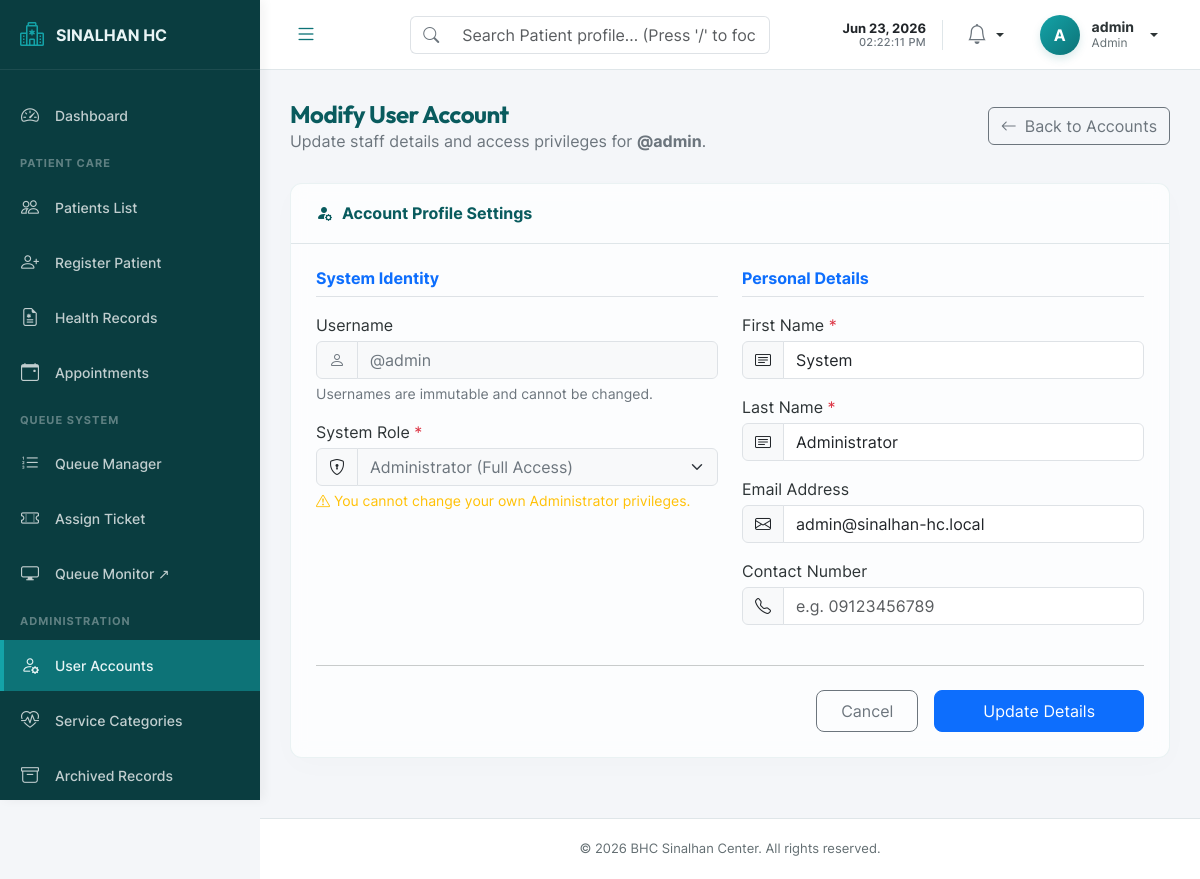
/admin/user_edit.php?id=1 (signed in), run on the app's committed database.
### tables this page shows
CREATE TABLE IF NOT EXISTS system_settings (
    setting_key VARCHAR(100) NOT NULL PRIMARY KEY,
    setting_value TEXT DEFAULT NULL,
    updated_at TIMESTAMP NOT NULL DEFAULT CURRENT_TIMESTAMP ON UPDATE CURRENT_TIMESTAMP
);

CREATE TABLE IF NOT EXISTS users (
    user_id INT AUTO_INCREMENT PRIMARY KEY,
    username VARCHAR(50) NOT NULL UNIQUE,
    password_hash VARCHAR(255) NOT NULL,
    first_name VARCHAR(100) NOT NULL,
    last_name VARCHAR(100) NOT NULL,
    email VARCHAR(150) DEFAULT NULL,
    contact_number VARCHAR(20) DEFAULT NULL,
    role ENUM('admin', 'staff', 'bhw') NOT NULL DEFAULT 'staff',
    is_active TINYINT(1) NOT NULL DEFAULT 1 COMMENT '1=active, 0=deactivated',
    last_login DATETIME DEFAULT NULL,
    last_login_ip VARCHAR(45) DEFAULT NULL,
    is_archived TINYINT(1) NOT NULL DEFAULT 0 COMMENT '1=archived, 0=active',
    two_fa_secret VARCHAR(32) DEFAULT NULL,
    two_fa_enabled TINYINT(1) DEFAULT 0,
    must_change_password TINYINT(1) NOT NULL DEFAULT 0 COMMENT '1=must change on login, 0=normal',
    theme VARCHAR(10) NOT NULL DEFAULT 'light',
    font_size VARCHAR(10) NOT NULL DEFAULT 'normal',
    created_at TIMESTAMP NOT NULL DEFAULT CURRENT_TIMESTAMP,
    updated_at TIMESTAMP NOT NULL DEFAULT CURRENT_TIMESTAMP ON UPDATE CURRENT_TIMESTAMP,
    INDEX idx_role (role),
    INDEX idx_is_active (is_active),
    INDEX idx_is_archived (is_archived)
);

### includes/settings_helper.php (called while the page is built, shortened)
<?php
function get_setting($pdo, $key, $default = null) {
    try {
        $stmt = $pdo->prepare("SELECT setting_value FROM system_settings WHERE setting_key = ?");
        $stmt->execute([$key]);
        $val = $stmt->fetchColumn();
        return ($val !== false && $val !== null) ? $val : $default;
    } catch (Exception $e) {
        error_log("Failed to fetch setting '{$key}': " . $e->getMessage());
        return $default;
    }
}

### admin/user_edit.php (the view, shortened to what this page needs)
<?php
$active_menu = 'users';
$pdo = Database::getInstance()->getConnection();
$userId = (int)($_GET['id'] ?? 0);
try {
    $stmt = $pdo->prepare("SELECT user_id, username, first_name, last_name, email, contact_number, role, is_active FROM users WHERE user_id = ? AND is_archived = 0");
    $stmt->execute([$userId]);
    $user = $stmt->fetch();
} catch (Exception $e) {
    error_log("Edit user fetch failure: " . $e->getMessage());
    $_SESSION['alert'] = [
        'type' => 'error',
        'title' => 'System Error',
        'message' => 'Failed to load user account details.'
    ];
    header('Location: ' . BASE_URL . 'admin/users.php');
    exit;
}
$isSelf = ($userId === (int)$_SESSION['user_id']);
require_once __DIR__ . '/../includes/header.php';
require_once __DIR__ . '/../includes/sidebar.php';
?>
<main class="main-content">
    <div class="page-header">
        <div>
            <h2 class="page-title">Modify User Account</h2>
            <p class="text-secondary mb-0">Update staff details and access privileges for <strong>@<?= htmlspecialchars($user['username']) ?></strong>.</p>
        </div>
        <div>
            <a href="<?= BASE_URL ?>admin/users.php" class="btn btn-outline-secondary d-flex align-items-center gap-2">
                <i class="bi bi-arrow-left"></i>
                <span>Back to Accounts</span>
            </a>
        </div>
    </div>
    <div class="card-custom">
        <div class="card-custom-header">
            <h3 class="card-custom-title"><i class="bi bi-person-fill-gear"></i> Account Profile Settings</h3>
        </div>
        <div class="card-custom-body">
            <form action="<?= BASE_URL ?>admin/user_process.php" method="POST" id="editUserForm" class="needs-validation" novalidate>
                <div class="row g-4">
                    <div class="col-lg-6">
                        <h4 class="fs-6 fw-bold border-bottom pb-2 mb-3 text-primary">System Identity</h4>
                        <div class="mb-3">
                            <label class="form-label font-weight-bold mb-1">Username</label>
                            <div class="input-group">
                                <span class="input-group-text bg-light text-secondary"><i class="bi bi-person"></i></span>
                                <input type="text" class="form-control bg-light text-secondary" value="@<?= htmlspecialchars($user['username']) ?>" disabled>
                            </div>
                            <small class="text-secondary mt-1 d-block">Usernames are immutable and cannot be changed.</small>
                        </div>
                        <div class="mb-3">
                            <label for="role" class="form-label font-weight-bold mb-1">System Role <span class="text-danger">*</span></label>
                            <div class="input-group">
                                <span class="input-group-text"><i class="bi bi-shield-lock"></i></span>
                                <?php if ($isSelf): ?>
                                    <select class="form-select bg-light text-secondary" disabled>
                                        <option value="admin" selected>Administrator (Full Access)</option>
                                    </select>
                                <?php endif; ?>
                            </div>
                            <?php if ($isSelf): ?>
                                <small class="text-warning mt-1 d-block"><i class="bi bi-exclamation-triangle"></i> You cannot change your own Administrator privileges.</small>
                            <?php endif; ?>
                        </div>
                    </div>
                    <div class="col-lg-6">
                        <h4 class="fs-6 fw-bold border-bottom pb-2 mb-3 text-primary">Personal Details</h4>
                        <div class="mb-3">
                            <label for="first_name" class="form-label font-weight-bold mb-1">First Name <span class="text-danger">*</span></label>
                            <div class="input-group">
                                <span class="input-group-text"><i class="bi bi-card-text"></i></span>
                                <input type="text" name="first_name" id="first_name" class="form-control" value="<?= htmlspecialchars($user['first_name']) ?>" required>
                            </div>
                        </div>
                        <div class="mb-3">
                            <label for="last_name" class="form-label font-weight-bold mb-1">Last Name <span class="text-danger">*</span></label>
                            <div class="input-group">
                                <span class="input-group-text"><i class="bi bi-card-text"></i></span>
                                <input type="text" name="last_name" id="last_name" class="form-control" value="<?= htmlspecialchars($user['last_name']) ?>" required>
                            </div>
                        </div>
                        <div class="mb-3">
                            <label for="email" class="form-label font-weight-bold mb-1">Email Address</label>
                            <div class="input-group">
                                <span class="input-group-text"><i class="bi bi-envelope"></i></span>
                                <input type="email" name="email" id="email" class="form-control" value="<?= htmlspecialchars($user['email'] ?? '') ?>" placeholder="e.g. user@sinalhan-hc.local">
                            </div>
                        </div>
                        <div class="mb-3">
                            <label for="contact_number" class="form-label font-weight-bold mb-1">Contact Number</label>
                            <div class="input-group">
                                <span class="input-group-text"><i class="bi bi-telephone"></i></span>
                                <input type="text" name="contact_number" id="contact_number" class="form-control" value="<?= htmlspecialchars($user['contact_number'] ?? '') ?>" placeholder="e.g. 09123456789">
                            </div>
                        </div>
                    </div>
                </div>
                <hr class="my-4 border-color">
                <div class="d-flex justify-content-end gap-3">
                    <a href="<?= BASE_URL ?>admin/users.php" class="btn btn-outline-secondary py-2 px-4 rounded-3">Cancel</a>
                    <button type="submit" class="btn btn-primary py-2 px-5 rounded-3">Update Details</button>
                </div>
            </form>
        </div>
    </div>
</main>
<?php
require_once __DIR__ . '/../includes/footer.php';
?>

### includes/sidebar.php (shortened to what this page needs)
<?php
require_once __DIR__ . '/../includes/settings_helper.php';
$sidebarPdo = Database::getInstance()->getConnection();
$clinicNameSetting = get_setting($sidebarPdo, 'clinic_name', 'Sinalhan HC');
$clinicLogoSetting = get_setting($sidebarPdo, 'clinic_logo', '');
$logoText = 'SINALHAN HC';
if (!empty($clinicNameSetting)) {
    if (stripos($clinicNameSetting, 'Barangay Sinalhan') === 0) {
        $logoText = 'SINALHAN HC';
    } else {
        $logoText = mb_strtoupper($clinicNameSetting);
    }
}
$fontSize = '16px';
$role = $_SESSION['role'] ?? 'staff';
$sidebarUserFullName = $_SESSION['full_name'] ?? 'Health Staff';
$avatarLetter = strtoupper(substr($_SESSION['username'] ?? 'H', 0, 1));
$currentMenu = $active_menu ?? '';
?>
<aside id="sidebar">
    <div class="sidebar-header">
        <a href="<?= BASE_URL ?>index.php" class="sidebar-logo">
            <?php if (!empty($clinicLogoSetting)): ?>
                <img src="<?= BASE_URL . $clinicLogoSetting ?>" alt="<?= htmlspecialchars($clinicNameSetting) ?> Logo" style="height: 30px; width: 30px; object-fit: contain; border-radius: 4px;">
            <?php else: ?>
                <i class="bi bi-hospital"></i>
            <?php endif; ?>
            <span style="font-size: <?= $fontSize ?>; text-overflow: ellipsis; overflow: hidden; white-space: nowrap; flex-grow: 1;"><?= htmlspecialchars($logoText) ?></span>
        </a>
    </div>
    <ul class="sidebar-menu">
        <?php if ($role === 'admin'): ?>
            <li class="menu-item <?= $currentMenu === 'dashboard' ? 'active' : '' ?>">
                <a href="<?= BASE_URL ?>admin/dashboard.php" class="menu-link">
                    <i class="bi bi-speedometer2"></i>
                    <span>Dashboard</span>
                </a>
            </li>
        <?php endif; ?>
        <li class="menu-header">Patient Care</li>
        <li class="menu-item <?= $currentMenu === 'patients' ? 'active' : '' ?>">
            <a href="<?= BASE_URL ?>patients/list.php" class="menu-link">
                <i class="bi bi-people"></i>
                <span>Patients List</span>
            </a>
        </li>
        <li class="menu-item <?= $currentMenu === 'patients_register' ? 'active' : '' ?>">
            <a href="<?= BASE_URL ?>patients/register.php" class="menu-link">
                <i class="bi bi-person-plus"></i>
                <span>Register Patient</span>
            </a>
        </li>
        <?php if ($role === 'admin' || $role === 'staff'): ?>
            <li class="menu-item <?= $currentMenu === 'health_records' ? 'active' : '' ?>">
                <a href="<?= BASE_URL ?>health_records/list.php" class="menu-link">
                    <i class="bi bi-file-earmark-medical"></i>
                    <span>Health Records</span>
                </a>
            </li>
        <?php endif; ?>
        <li class="menu-item <?= $currentMenu === 'appointments' ? 'active' : '' ?>">
            <a href="<?= BASE_URL ?>appointments/list.php" class="menu-link">
                <i class="bi bi-calendar-event"></i>
                <span>Appointments</span>
            </a>
        </li>
        <li class="menu-header">Queue System</li>
        <?php if ($role === 'admin' || $role === 'staff' || $role === 'bhw'): ?>
            <li class="menu-item <?= $currentMenu === 'queue_manage' ? 'active' : '' ?>">
                <a href="<?= BASE_URL ?>queue/manage.php" class="menu-link">
                    <i class="bi bi-list-ol"></i>
                    <span>Queue Manager</span>
                </a>
            </li>
        <?php endif; ?>
        <li class="menu-item <?= $currentMenu === 'queue_assign' ? 'active' : '' ?>">
            <a href="<?= BASE_URL ?>queue/assign.php" class="menu-link">
                <i class="bi bi-ticket-perforated"></i>
                <span>Assign Ticket</span>
            </a>
        </li>
        <li class="menu-item">
            <a href="<?= BASE_URL ?>queue/display.php" target="_blank" class="menu-link" aria-label="Queue Monitor (opens in a new tab)">
                <i class="bi bi-display"></i>
                <span>Queue Monitor ↗</span>
            </a>
        </li>
        <?php if ($role === 'admin'): ?>
            <li class="menu-header">Administration</li>
            <li class="menu-item <?= $currentMenu === 'users' ? 'active' : '' ?>">
                <a href="<?= BASE_URL ?>admin/users.php" class="menu-link">
                    <i class="bi bi-person-gear"></i>
                    <span>User Accounts</span>
                </a>
            </li>
            <li class="menu-item <?= $currentMenu === 'services' ? 'active' : '' ?>">
                <a href="<?= BASE_URL ?>admin/service_types.php" class="menu-link">
                    <i class="bi bi-heart-pulse"></i>
                    <span>Service Categories</span>
                </a>
            </li>
            <li class="menu-item <?= $currentMenu === 'archives' ? 'active' : '' ?>">
                <a href="<?= BASE_URL ?>admin/archived_records.php" class="menu-link">
                    <i class="bi bi-archive"></i>
                    <span>Archived Records</span>
                </a>
            </li>
        <?php endif; ?>
    </ul>
</aside>
<div id="content-wrapper">
    <header class="top-navbar">
        <button class="toggle-sidebar-btn" id="toggleSidebar" aria-label="Toggle Navigation">
            <i class="bi bi-list"></i>
        </button>
        <div class="search-bar-global d-none d-md-flex align-items-center position-relative ms-3" style="max-width: 360px; flex-grow: 1;">
            <div class="input-group">
                <span class="input-group-text bg-transparent border-end-0 text-secondary border-color" style="height: 38px;">
                    <i class="bi bi-search"></i>
                </span>
                <input type="text" id="globalPatientSearch" class="form-control border-start-0 border-color" placeholder="Search Patient profile... (Press '/' to focus)" autocomplete="off" style="height: 38px; box-shadow: none;">
            </div>
        </div>
        <div class="d-flex align-items-center gap-3">
            <div class="d-none d-md-flex flex-column text-end pe-3 border-end" id="headerClockContainer" style="line-height: 1.25; border-color: var(--border-color) !important;">
                <span id="headerClockDate" class="text-dark fw-semibold" style="font-size: 13px; white-space: nowrap;"></span>
                <span id="headerClockTime" class="text-secondary fw-medium" style="font-size: 11px; letter-spacing: 0.3px; white-space: nowrap;"></span>
            </div>
            <div class="dropdown">
                <div class="position-relative cursor-pointer p-2 rounded-circle hover-bg dropdown-toggle no-arrow" id="notificationBell" data-bs-toggle="dropdown" aria-expanded="false" style="outline: none;">
                    <i class="bi bi-bell fs-5 text-secondary"></i>
                </div>
            </div>
            <div class="dropdown">
                <div class="user-profile-menu dropdown-toggle" data-bs-toggle="dropdown" aria-expanded="false">
                    <div class="user-avatar"><?= $avatarLetter ?></div>
                    <div class="user-info d-none d-md-block">
                        <div class="user-name"><?= htmlspecialchars($sidebarUserFullName) ?></div>
                        <div class="user-role"><?= htmlspecialchars($role) ?></div>
                    </div>
                </div>
            </div>
        </div>
    </header>

### data on the page
system_settings: setting_value "SINALHAN HC"
users: username "admin", username "@admin", first_name "System", last_name "Administrator", email "admin@sinalhan-hc.local"

### other printed values
$avatarLetter "A"
$sidebarUserFullName "admin"
$role "Admin"
